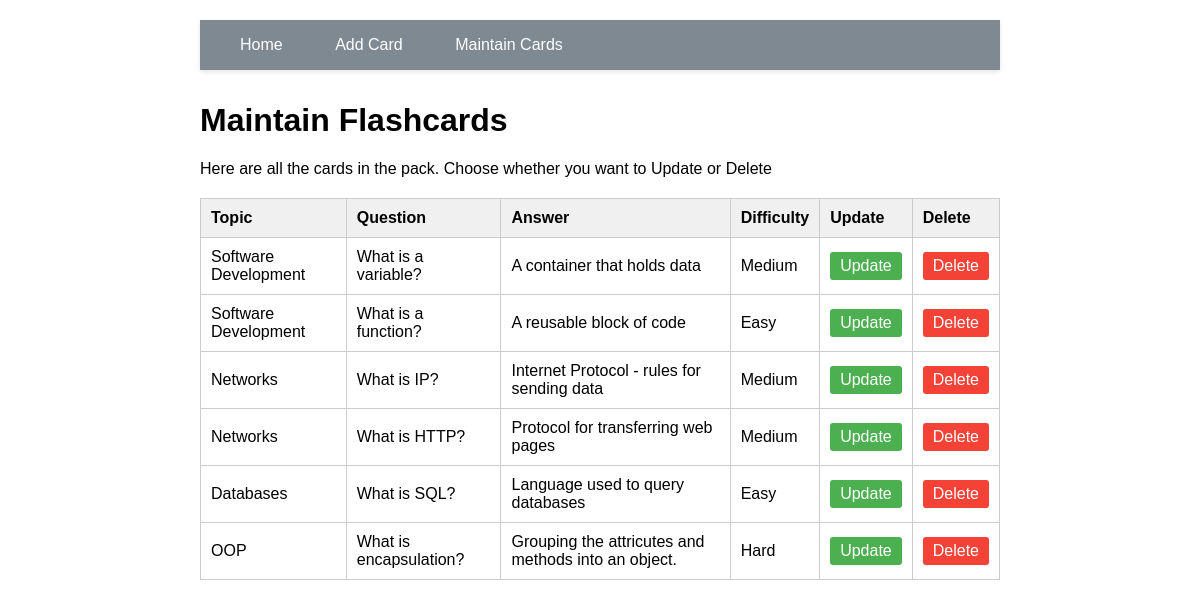
/maintain, run on the app's committed database.
### tables this page shows
CREATE TABLE flashcards (
            id INTEGER PRIMARY KEY AUTOINCREMENT,
            topic TEXT NOT NULL,
            question TEXT NOT NULL,
            answer TEXT NOT NULL,
            difficulty TEXT NOT NULL
        );

### app.py (the view)
@app.route('/maintain')
def maintain():
    conn = get_db_connection()
    flashcards = conn.execute('SELECT * FROM flashcards').fetchall()
    conn.close()
    return render_template('maintain.html', cards=flashcards)

### app.py (called while the page is built)
def get_db_connection():
    conn = sqlite3.connect('flashcards.db')
    conn.row_factory = sqlite3.Row
    return conn

### templates/maintain.html
{% extends 'base.html' %}
{% block content %}
<h1>Maintain Flashcards</h1>
<p>Here are all the cards in the pack. Choose whether you want to Update or Delete</p>
<table>
<tr><th>Topic</th><th>Question</th><th>Answer</th><th>Difficulty</th><th>Update</th><th>Delete</th></tr>
{% for card in cards %}
<tr>
<td>{{ card['topic'] }}</td>
<td>{{ card['question'] }}</td>
<td>{{ card['answer'] }}</td>
<td>{{ card['difficulty'] }}</td>
<td>
            <a href="{{ url_for('update_card', id=card['id']) }}" class="update-btn">Update</a>
        </td>
        <td>
            <a href="{{ url_for('delete_card', id=card['id']) }}" class="delete-btn"
               onclick="return confirm('Are you sure you want to delete this card?');">Delete</a>
        </td>
</tr>
{% endfor %}
</table>
{% endblock %}

### templates/base.html (shortened to what this page needs)
<!DOCTYPE html>
<html>
<head>
    <link rel="stylesheet" href="{{ url_for('static', filename='style.css') }}">
</head>
<body>
    <nav>
    <a href="/" {% if active_page == 'home' %}class="current"{% endif %}>Home</a>
    <a href="/add_card" {% if active_page == 'add_card' %}class="current"{% endif %}>Add Card</a>
    <a href="/maintain" {% if active_page == 'maintain' %}class="current"{% endif %}>Maintain Cards</a>
    </nav>
    {% block content %}{% endblock %}
</body>
</html>

### static/style.css (style rules this page uses)
body { font-family: Arial; max-width: 800px; margin: 0 auto; padding: 20px; }
table { width: 100%; border-collapse: collapse; margin: 20px 0; }
th, td { padding: 10px; border: 1px solid #ccc; text-align: left; }
th { background-color: #f0f0f0; }
.update-btn, .delete-btn { padding: 5px 10px; text-decoration: none; border-radius: 3px; color: white; display: inline-block; }
.update-btn { background-color: #4CAF50; }
.delete-btn { background-color: #f44336; }
nav { background-color: #7f8991; padding: 1rem; margin-bottom: 2rem; box-shadow: 0 2px 4px rgba(0, 0, 0, 0.1); position: sticky; top: 0; z-index: 100; }
nav a { color: white; text-decoration: none; padding: 0.5rem 1rem; margin: 0 0.5rem; border-radius: 4px; transition: background-color 0.3s ease; font-weight: 500; }

### data on the page
flashcards: topic "Software Development", question "What is a variable?", answer "A container that holds data", difficulty "Medium"
flashcards: topic "Software Development", question "What is a function?", answer "A reusable block of code", difficulty "Easy"
flashcards: topic "Networks", question "What is IP?", answer "Internet Protocol - rules for sending data", difficulty "Medium"
flashcards: topic "Networks", question "What is HTTP?", answer "Protocol for transferring web pages", difficulty "Medium"
flashcards: topic "Databases", question "What is SQL?", answer "Language used to query databases", difficulty "Easy"
flashcards: topic "OOP", question "What is encapsulation?", answer "Grouping the attricutes and methods into an object.", difficulty "Hard"
